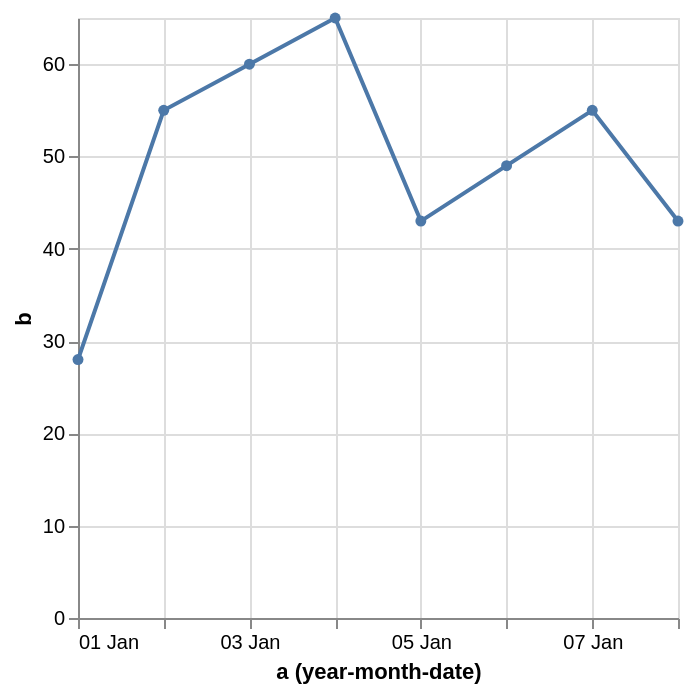

Describe this chart as a Vega-Lite specification.
### Vega-Lite specification from a JSON file in a GitHub repository (floating-point values rounded to 4 significant figures)
{"$schema": "https://vega.github.io/schema/vega-lite/v5.json", "description": "Using window transform to impute missing values in a line chart by averaging the previous and next values.", "width": 300, "data": {"values": [{"a": "Jan 1, 2000", "b": 28}, {"a": "Jan 2, 2000", "b": 55}, {"a": "Jan 3, 2000", "b": null}, {"a": "Jan 4, 2000", "b": 65}, {"a": "Jan 5, 2000", "b": 43}, {"a": "Jan 6, 2000", "b": null}, {"a": "Jan 7, 2000", "b": 55}, {"a": "Jan 8, 2000", "b": 43}]}, "transform": [{"window": [{"op": "lag", "field": "b", "as": "prev"}, {"op": "lead", "field": "b", "as": "next"}]}, {"calculate": "datum.b === null ? (datum.prev + datum.next)/2 : datum.b", "as": "b"}], "mark": {"type": "line", "point": true}, "encoding": {"x": {"timeUnit": "yearmonthdate", "field": "a", "type": "temporal", "axis": {"format": "%d %b"}}, "y": {"field": "b", "type": "quantitative"}}}
